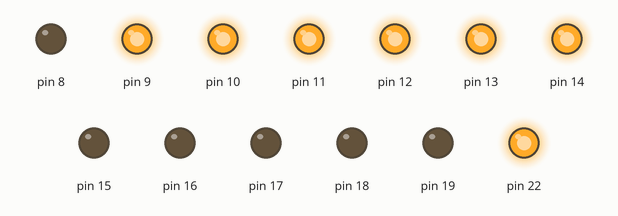
Simulated run of this sketch. Board: Arduino Uno, built with avr-gcc and run on an emulated ATmega328P. On the bench: output pins drawn as LEDs (lit = HIGH).

Above: at 0.5 s.
At 1.5 s:
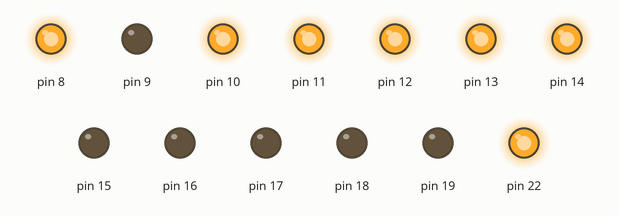
At 2.5 s:
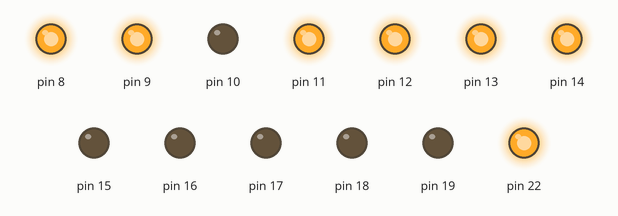
At 3.5 s:
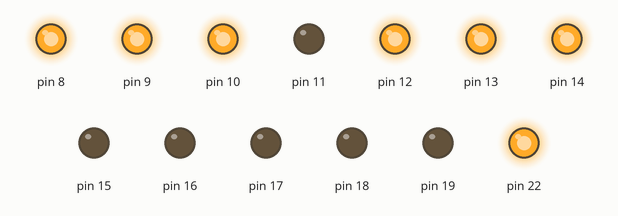
At 4.5 s:
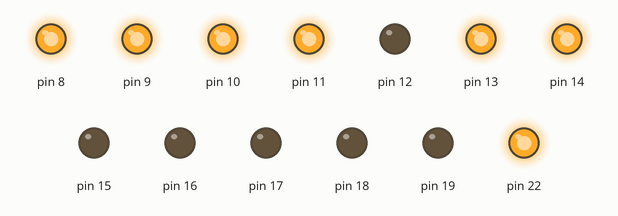
Timing chart, 0 to 5.8 s (numbered marks = the images above):
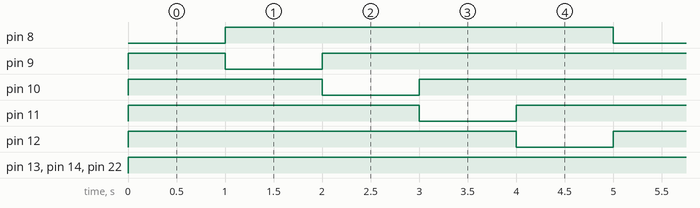

Measured:
- by itself, pin 8, pin 12: alternates HIGH for 4.0 s and LOW for 1.0 s
- by itself, pin 9–11: repeats every 5.0 s: LOW 1.0 s, HIGH 4.0 s
- by itself, pin 13, pin 14, pin 22: LOW → HIGH at 0.00 s

The sketch:

exp7_5.ino
```cpp
#include<avr/io.h>
#include<avr/interrupt.h>

int main(void)
{
  DDRB=0b1111111;
  DDRC=0b1111111;
  PORTB=0b11111111;
  PORTC=0b00000000;
  while(1)
  {
    PORTC=0b00000001;
    PORTB=0b11111110;
    _delay_ms(1000);
    PORTB=0b11111101;
    _delay_ms(1000);
    PORTB=0b11111011;
    _delay_ms(1000);
    PORTB=0b11110111;
    _delay_ms(1000);
    PORTB=0b11101111;
    _delay_ms(1000);
  }
}
```
